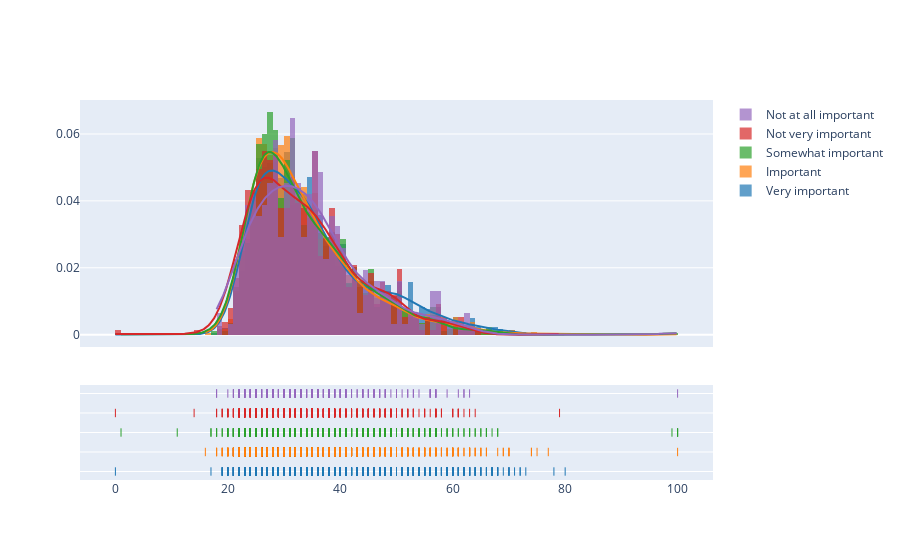

The notebook cell this image was saved under:
### Code cell
import plotly.offline as py
py.init_notebook_mode(connected=True)
import plotly.figure_factory as fig_fact

top_uni = mcq['UniversityImportance'].value_counts().head(5)
top_uni_dist = []
for uni in top_uni.index:
    top_uni_dist.append(
        mcq[(mcq['Age'].notnull()) & \
            (mcq['UniversityImportance'] == uni)]['Age'])

group_labels = top_uni.index

fig = fig_fact.create_distplot(top_uni_dist,group_labels)
py.iplot(fig, filename='University Importance by Age')

### Figure 1 — Plotly figure (JSON) as saved in the notebook; plotly's stock layout.template omitted (floating-point values rounded to 4 significant figures; data arrays with more than 128 entries replaced by an {"elided": "..."} marker saying what was removed)
{"data": [{"autobinx": false, "histnorm": "probability density", "legendgroup": "Very important", "marker": {"color": "rgb(31, 119, 180)"}, "name": "Very important", "opacity": 0.7, "x": {"elided": "2882 int values"}, "xaxis": "x", "xbins": {"end": 80, "size": 1, "start": 0}, "yaxis": "y", "type": "histogram"}, {"autobinx": false, "histnorm": "probability density", "legendgroup": "Important", "marker": {"color": "rgb(255, 127, 14)"}, "name": "Important", "opacity": 0.7, "x": {"elided": "2313 int values"}, "xaxis": "x", "xbins": {"end": 100, "size": 1, "start": 16}, "yaxis": "y", "type": "histogram"}, {"autobinx": false, "histnorm": "probability density", "legendgroup": "Somewhat important", "marker": {"color": "rgb(44, 160, 44)"}, "name": "Somewhat important", "opacity": 0.7, "x": {"elided": "1673 int values"}, "xaxis": "x", "xbins": {"end": 100, "size": 1, "start": 1}, "yaxis": "y", "type": "histogram"}, {"autobinx": false, "histnorm": "probability density", "legendgroup": "Not very important", "marker": {"color": "rgb(214, 39, 40)"}, "name": "Not very important", "opacity": 0.7, "x": {"elided": "766 int values"}, "xaxis": "x", "xbins": {"end": 79, "size": 1, "start": 0}, "yaxis": "y", "type": "histogram"}, {"autobinx": false, "histnorm": "probability density", "legendgroup": "Not at all important", "marker": {"color": "rgb(148, 103, 189)"}, "name": "Not at all important", "opacity": 0.7, "x": {"elided": "310 int values"}, "xaxis": "x", "xbins": {"end": 100, "size": 1, "start": 18}, "yaxis": "y", "type": "histogram"}, {"legendgroup": "Very important", "marker": {"color": "rgb(31, 119, 180)"}, "mode": "lines", "name": "Very important", "showlegend": false, "x": {"elided": "500 float values"}, "xaxis": "x", "y": {"elided": "500 float values"}, "yaxis": "y", "type": "scatter"}, {"legendgroup": "Important", "marker": {"color": "rgb(255, 127, 14)"}, "mode": "lines", "name": "Important", "showlegend": false, "x": {"elided": "500 float values"}, "xaxis": "x", "y": {"elided": "500 float values"}, "yaxis": "y", "type": "scatter"}, {"legendgroup": "Somewhat important", "marker": {"color": "rgb(44, 160, 44)"}, "mode": "lines", "name": "Somewhat important", "showlegend": false, "x": {"elided": "500 float values"}, "xaxis": "x", "y": {"elided": "500 float values"}, "yaxis": "y", "type": "scatter"}, {"legendgroup": "Not very important", "marker": {"color": "rgb(214, 39, 40)"}, "mode": "lines", "name": "Not very important", "showlegend": false, "x": {"elided": "500 float values"}, "xaxis": "x", "y": {"elided": "500 float values"}, "yaxis": "y", "type": "scatter"}, {"legendgroup": "Not at all important", "marker": {"color": "rgb(148, 103, 189)"}, "mode": "lines", "name": "Not at all important", "showlegend": false, "x": {"elided": "500 float values"}, "xaxis": "x", "y": {"elided": "500 float values"}, "yaxis": "y", "type": "scatter"}, {"legendgroup": "Very important", "marker": {"color": "rgb(31, 119, 180)", "symbol": "line-ns-open"}, "mode": "markers", "name": "Very important", "showlegend": false, "x": {"elided": "2882 int values"}, "xaxis": "x", "y": {"elided": "2882 str values"}, "yaxis": "y2", "type": "scatter"}, {"legendgroup": "Important", "marker": {"color": "rgb(255, 127, 14)", "symbol": "line-ns-open"}, "mode": "markers", "name": "Important", "showlegend": false, "x": {"elided": "2313 int values"}, "xaxis": "x", "y": {"elided": "2313 str values"}, "yaxis": "y2", "type": "scatter"}, {"legendgroup": "Somewhat important", "marker": {"color": "rgb(44, 160, 44)", "symbol": "line-ns-open"}, "mode": "markers", "name": "Somewhat important", "showlegend": false, "x": {"elided": "1673 int values"}, "xaxis": "x", "y": {"elided": "1673 str values"}, "yaxis": "y2", "type": "scatter"}, {"legendgroup": "Not very important", "marker": {"color": "rgb(214, 39, 40)", "symbol": "line-ns-open"}, "mode": "markers", "name": "Not very important", "showlegend": false, "x": {"elided": "766 int values"}, "xaxis": "x", "y": {"elided": "766 str values"}, "yaxis": "y2", "type": "scatter"}, {"legendgroup": "Not at all important", "marker": {"color": "rgb(148, 103, 189)", "symbol": "line-ns-open"}, "mode": "markers", "name": "Not at all important", "showlegend": false, "x": {"elided": "310 int values"}, "xaxis": "x", "y": {"elided": "310 str values"}, "yaxis": "y2", "type": "scatter"}], "layout": {"barmode": "overlay", "hovermode": "closest", "legend": {"traceorder": "reversed"}, "xaxis": {"anchor": "y2", "domain": [0, 1], "zeroline": false}, "yaxis": {"anchor": "free", "domain": [0.35, 1], "position": 0}, "yaxis2": {"anchor": "x", "domain": [0, 0.25], "dtick": 1, "showticklabels": false}}}
